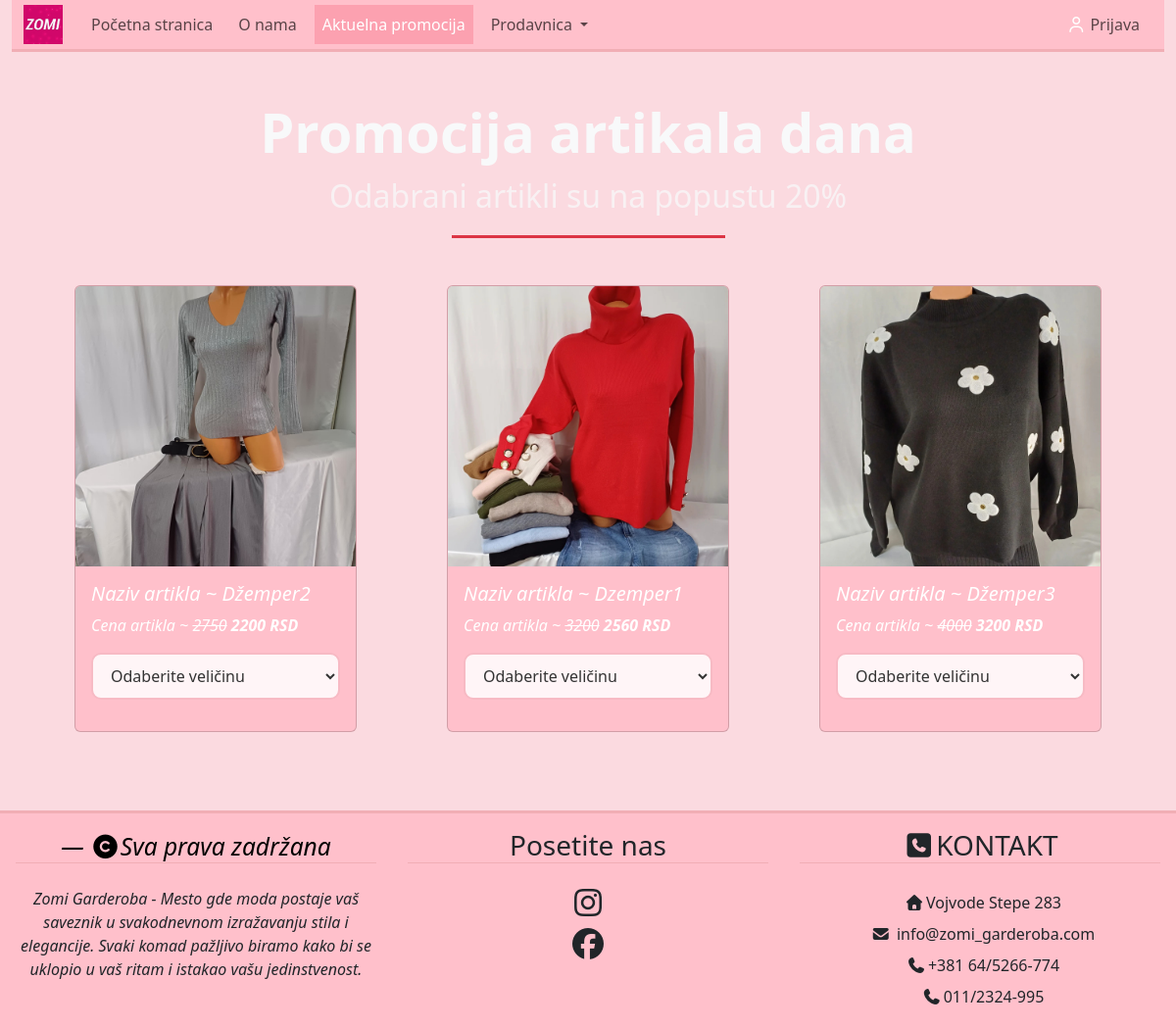
Screenshot of /project/promocija.php with the database file from the repository.
### tables this page shows
CREATE TABLE `artikli` (
  `idArtikla` int(3) UNSIGNED NOT NULL,
  `nazivArtikla` varchar(25) NOT NULL,
  `tipArtikla` enum('MAJICA','FARMERKE','DZEMPER','KAPUT','HALJINA','KOMPLET') NOT NULL,
  `kolicinaArtikla` int(3) UNSIGNED NOT NULL DEFAULT 1,
  `cenaArtikla` int(3) UNSIGNED NOT NULL,
  `slikaArtikla` varchar(40) NOT NULL,
  `opisArtikla` text NOT NULL DEFAULT 'nema'
);

### project/promocija.php (the view, shortened to what this page needs)
<?php
require_once "konekcija.php";
?>
<!DOCTYPE html>
<html lang="en">
<head>
    <link href="https://cdn.jsdelivr.net/npm/bootstrap@5.3.8/dist/css/bootstrap.min.css" rel="stylesheet">
    <link rel="stylesheet" href="https://cdnjs.cloudflare.com/ajax/libs/font-awesome/7.0.1/css/all.min.css">
    <link rel="stylesheet" href="stil.css">
</head>
<body>
<div class="container-fluid">
<nav class="navbar navbar-expand-lg bg-body-tertiary p-0 border-bottom border-danger-subtle border-3">
  <div class="container-fluid">
    <a class="navbar-brand" href="index.php">
      <img id="imgNavBrand" src="slike/Logo_ZOMI.jpeg" alt="">
    </a>
    <div class="collapse navbar-collapse" id="navbarSupportedContent">
      <ul class="navbar-nav me-auto mb-2 mb-lg-0 nav-left">
        <li class="nav-item">
          <a class="nav-link" aria-current="page" href="index.php" id="tekst">Početna stranica</a>
        </li>
        <li class="nav-item">
          <a class="nav-link" href="onama.php">O nama</a>
        </li>
        <li class="nav-item active">
          <a class="nav-link" href="promocija.php">Aktuelna promocija</a>
        </li>
        <li class="nav-item dropdown">
          <a class="nav-link dropdown-toggle" href="#" role="button" data-bs-toggle="dropdown" aria-expanded="false">
            Prodavnica
          </a>
        </li>
      </ul>
         <ul class="navbar-nav ms-auto align-items-center">
          <?php if(!isset($_SESSION["id"])): ?>
            <li class="nav-item">
                <a class="nav-link" href="login.php">
                    <i class="fa-regular fa-user"></i> Prijava
                </a>
            </li>
        <?php endif; ?>
        </ul>
    </div>
  </div>
</nav>
<div class="container-fluid pb-2">
        <div class="container pb-5">
             <div class="text-center my-5">
              <h2 class="display-4 fw-bold text-light">Promocija artikala dana</h2>
              <p class="text-light opacity-75 fs-2">Odabrani artikli su na popustu 20%</p>
              <hr class="border-danger border-3 w-25 mx-auto opacity-100">
        </div>
<?php
  $upit = "SELECT *
           FROM artikli
           WHERE kolicinaArtikla>0
           ORDER BY RAND()
           LIMIT 3";
  $rezultat = mysqli_query($dbc,$upit);
  if(mysqli_num_rows($rezultat) > 0) {
?>
    <div class="row justify-content-center">
<?php
  while($red = mysqli_fetch_assoc($rezultat)) {
?>
    <div class="col-md-4 d-flex justify-content-center mb-4">
        <div class="card" style="width: 18rem;">
            <img src="slike/<?php echo $red['slikaArtikla']; ?>"
                 class="card-img-top"
                 alt="<?php echo $red['nazivArtikla']." slika"; ?>">
            <div class="card-body">
              <h5 class="card-title"><?php echo "Naziv artikla ~ ".$red["nazivArtikla"]; ?></h5>
              <?php $cenaPopust = round($red["cenaArtikla"] *0.8);?>
              <p class="card-text"><?php echo "Cena artikla ~ <i class='text-decoration-line-through'>".$red["cenaArtikla"]."</i><b> $cenaPopust RSD</b>";?></p>
              <form method="POST" action="dodajUKorpu.php">
                <select name="velicinaA" class="custom-select mb-3">
                  <option value="">Odaberite veličinu</option>
                </select>
              </form>
            </div>
        </div>
    </div>
<?php
  }
?>
    </div>
    </div>
<?php
  }
  else{
?>
    <h3 class="display-3 text-center">
        Nema artikala na stanju!
    </h3>
<?php }
?>
    </div>
</div>
  <footer class="container-fluid border-danger-subtle border-top border-3">
      <div class="row align-items-start">
        <div class="col p-3 text-center">
            <h3 class="border-bottom border-danger-subtle"><em class="blockquote-footer"><i class="fa-solid fa-copyright"></i>Sva prava zadržana</em></h3>
            <p class="mt-4">
              <em>Zomi Garderoba - Mesto gde moda postaje vaš saveznik u svakodnevnom izražavanju stila i
                  elegancije. Svaki komad pažljivo biramo kako bi se uklopio u vaš ritam i istakao vašu jedinstvenost.
              </em>
            </p>
        </div>
        <div class="col p-3 text-center">
              <h3 class="border-bottom border-danger-subtle">Posetite nas</h3>
              <p class="mt-4">
               <a class="nav-link" href="https://www.instagram.com/zomi_garderoba/" target="_blank"><i class="fa-brands fa-2x fa-instagram"></i></a>
               <a class="nav-link mt-2" href="https://www.facebook.com/profile.php?id=100063623911466&locale=sr_RS" target="_blank"><i class="fa-brands fa-2x fa-facebook"></i></a>
              </p>
        </div>
        <div class="col p-3 text-center">
            <h3 class="border-bottom border-danger-subtle"><i class="fa-solid fa-square-phone"></i>KONTAKT</h3>
            <div class="mt-4">
              <i class="fas fa-home me-2 p-2"></i>Vojvode Stepe 283 <br>
              <i class="fas fa-envelope me-2 p-2"></i> info@zomi_garderoba.com<br>
              <i class="fas fa-phone me-2 p-2"></i>+381 64/5266-774<br>
              <i class="fas fa-phone me-2 p-2"></i>011/2324-995<br>
            </div>
        </div>
      </div>
  </footer>
</body>
</html>

### project/stil.css (style rules this page uses)
body { background-color: hsl(349, 80%, 92%); }
#imgNavBrand { width: 40px ; height: 40px; }
nav div, footer .row, .dropdown-menu { background-color: pink ; }
.navbar .active .nav-link { background-color: hsl(350, 94%, 81%); color: white !important; }
.fa-user, .fa-user-shield { color: white; }
nav ul li { padding: 5px; }
.card { background-color: pink ; color: white ; font-style: italic; }
.blockquote-footer { color: black ; }
.custom-select { width: 100%; padding: 10px 14px; border-radius: 10px; border: 2px solid hsl(350, 80%, 85%); background-color: #fff5f7; font-weight: 500; color: #333; transition: 0.3s ease; cursor: pointer; }

### rows the page displays
artikli: slikaArtikla (picture), nazivArtikla "Džemper2", cenaArtikla "2750", cenaArtikla "2200"
artikli: slikaArtikla (picture), nazivArtikla "Dzemper1", cenaArtikla "3200", cenaArtikla "2560"
artikli: slikaArtikla (picture), nazivArtikla "Džemper3", cenaArtikla "4000", cenaArtikla "3200"
